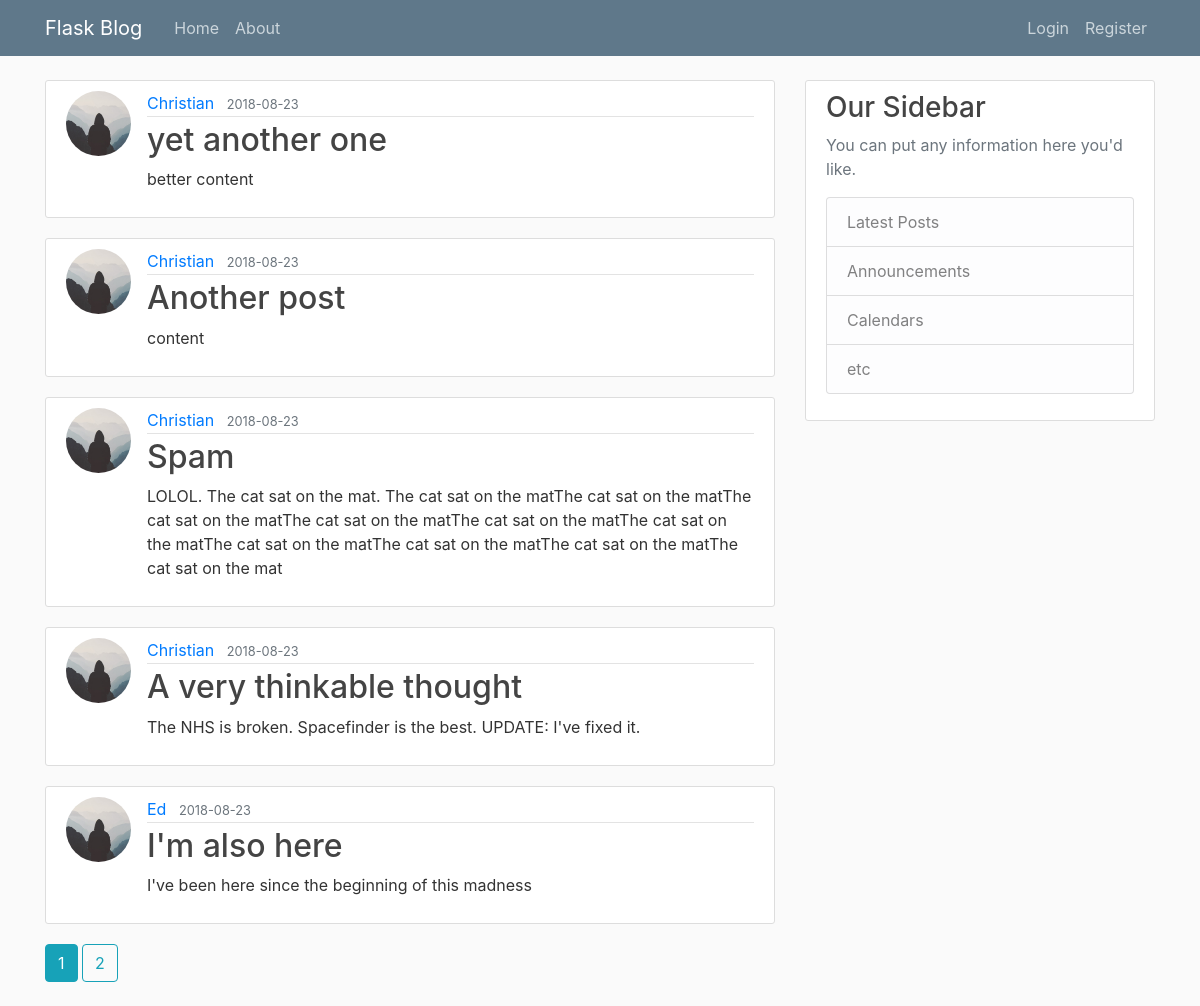
Page /home on the earlier database version.
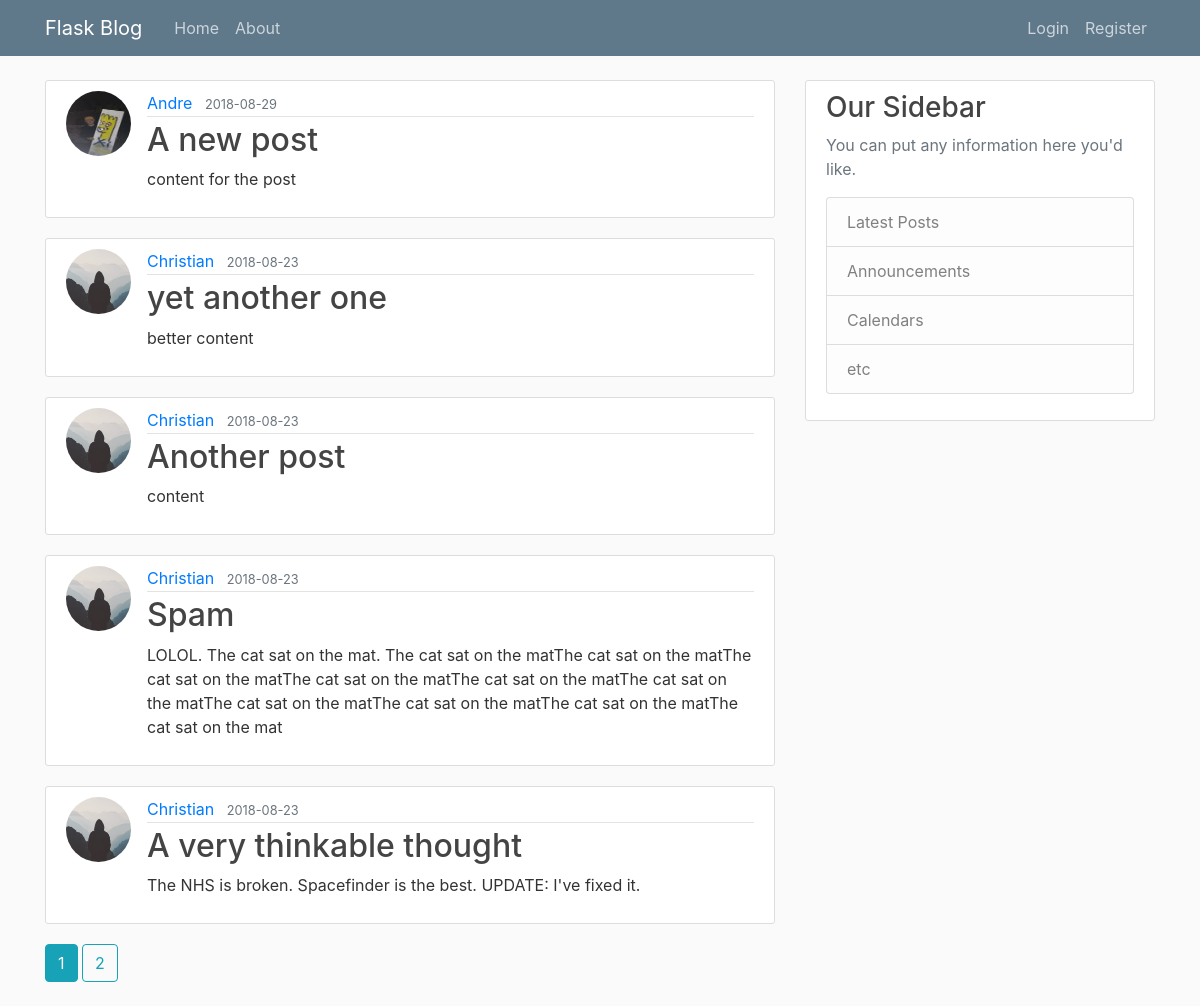
Same page on the later database version.
### flaskblog/models.py (models this page shows, shortened)
class Post(db.Model):
    id = db.Column(db.Integer, primary_key=True)
    title = db.Column(db.String(100), nullable=False)
    date_posted = db.Column(db.DateTime, nullable=False, default=datetime.utcnow)
    content = db.Column(db.Text, nullable=False)
    user_id = db.Column(db.Integer, db.ForeignKey('user.id'), nullable=False)

class User(db.Model, UserMixin):
    id = db.Column(db.Integer, primary_key=True)
    username = db.Column(db.String(20), unique=True, nullable=False)
    email = db.Column(db.String(120), unique=True, nullable=False)
    image_file = db.Column(db.String(20), nullable=False, default='default.jpg')
    password = db.Column(db.String(60), nullable=False)
    posts = db.relationship('Post', backref='author', lazy=True)

### flaskblog/main/routes.py (the view)
@main.route("/")
@main.route("/home")
def home():
    page = request.args.get('page', 1, type=int)
    posts = Post.query.order_by(Post.date_posted.desc()).paginate(page=page, per_page=5)
    return render_template('home.html', posts=posts)

### flaskblog/templates/home.html
{% extends "layout.html" %}
{% block content %}
    {% for post in posts.items %}
        <article class="media content-section">
          <img class="rounded-circle article-img" src="{{ url_for('static', filename='profile_pics/' + post.author.image_file) }}">
          <div class="media-body">
            <div class="article-metadata">
              <a class="mr-2" href="{{ url_for('users.user_posts', username=post.author.username) }}">{{ post.author.username }}</a>
              <small class="text-muted">{{ post.date_posted.strftime('%Y-%m-%d') }}</small>
            </div>
            <h2><a class="article-title" href="{{url_for('posts.post', post_id=post.id) }}">{{ post.title }}</a></h2>
            <p class="article-content">{{ post.content }}</p>
          </div>
        </article>
    {% endfor %}
    {% for page_num in posts.iter_pages(left_edge=1, right_edge=1, left_current=1, right_current=2) %}
        {% if page_num %}
            {% if posts.page == page_num %}
                <a class="btn btn-info mb-4" href="{{ url_for('main.home', page = page_num) }}">{{ page_num }}</a>
            {% else %}
                <a class="btn btn-outline-info mb-4" href="{{ url_for('main.home', page = page_num) }}">{{ page_num }}</a>
            {% endif %}
        {% else %}
        ...
        {% endif %}
    {% endfor %}
{% endblock content %}

Differences in the rows shown:
no longer on this page (row unchanged): Post: image_file (placeholder picture), author.username "Ed", date_posted "2018-08-23", title "I'm also here", content "I've been here since the beginning of this madness"
added Post: image_file (picture), author.username "Andre", date_posted "2018-08-29", title "A new post", content "content for the post"
